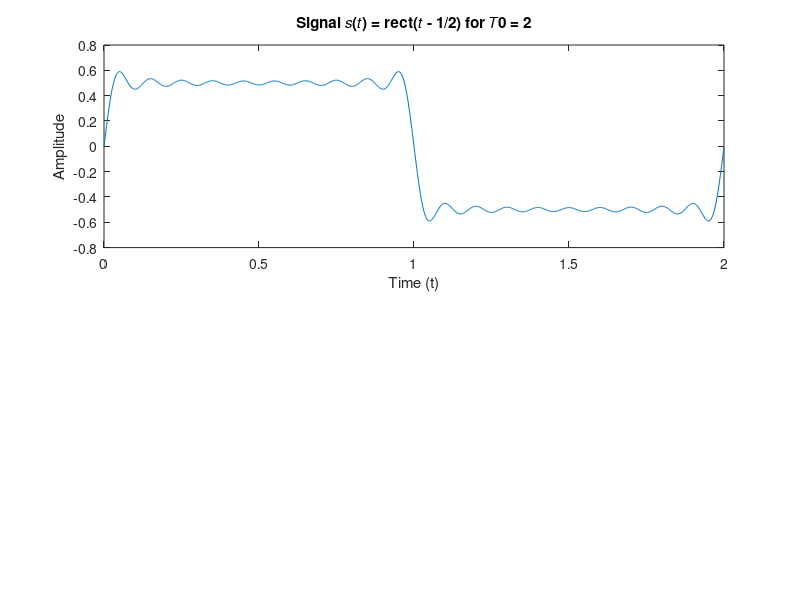
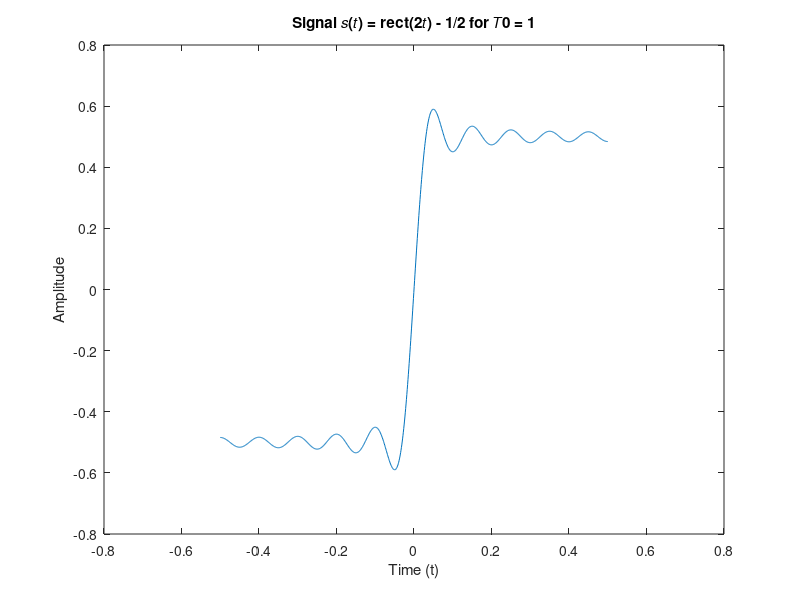

MATLAB code to generate these figures, in order: (Note: this script raises an error after producing the figures.)
%% 
% t1=0:0.001:2;
% 
% t2=0:0.001:1;
% 
% s1=(t1<1)&(t1~=0);
% 
% s2=(t2<=1/4)+(t2>=3/4)-1/2;
% 
% %Sketch the signal on the interval [0, 𝑇0].
% 
% figure;
% 
% plot(t1,s1);xlabel('t'),ylabel('s(t)');xlim([-0.2 2.2]);ylim([-0.2 1.2]);
% 
% 
% 
% plot(t2,s2);xlabel('t'),ylabel('s(t)');xlim([-0.05 1.05]);ylim([-0.55 0.55]);
% 
% *3.2.1 Synthesis of Periodic Signals* 
% 
% 
% 
% 
% 
% 
% 
% Signal 1: 𝑇0 = 2, 𝑠(𝑡) = rect(𝑡 − 1/2)

clear;
% Define signal parameters
T0_1 = 2; % Period
f0_1 = 1 / T0_1; % Fundamental frequency
t = linspace(0, T0_1, 1000); % Time vector for plotting

% Compute Fourier series coefficients
k_max = 10; % Number of terms in the series

s_t_1 = zeros(size(t)); % Initialize the signal

for k = 1:k_max
   
    % Construct the signal using the computed coefficients

    s_t_1=s_t_1+2*sin((2*k-1)*pi/2)/((2*k-1)*pi)*sin((2*k-1)*pi.*(t-0.5)+pi/2);
end

% Plot the signal
figure;
subplot(2, 1, 1);
plot(t, s_t_1);
title('Signal 𝑠(𝑡) = rect(𝑡 - 1/2) for 𝑇0 = 2');
xlabel('Time (t)');
ylabel('Amplitude');


%% 
% Signal 2: 𝑇0 = 1, 𝑠(𝑡) = rect(2𝑡) - 1/2

% Define signal parameters
T0_2 = 1; % Period
f0_2 = 1 / T0_2; % Fundamental frequency
t = linspace(-0.5, 0.5, 1000); % Time vector for plotting

% Compute Fourier series coefficients
k_max = 10; % Number of terms in the series

s_t_2 = zeros(size(t)); % Initialize the signal

for k = 1:k_max
   
    % Construct the signal using the computed coefficients
    s_t_2 = s_t_2 + 2*sin((2*k-1)*pi/2)/((2*k-1)*pi)*sin((2*k-1)*pi.*(t-0.5)+pi/2);
end

% Plot the signal
figure;

plot(t, s_t_2);
title('Signal 𝑠(𝑡) = rect(2𝑡) - 1/2 for 𝑇0 = 1');
xlabel('Time (t)');
ylabel('Amplitude');

% Plot the Fourier series coefficients A



%% 
% 
% 
% *3.5.1 Discrete-Time Fourier Transform*
% 
% 
% 
% Since X(𝑒^ 𝑗𝜔)is a periodic function of ω with a period of 2𝜋, we need 
% only to compute X(𝑒^ 𝑗𝜔)for −𝜋 < ω < π.
% 
% Here *n0* is the time index corresponding to the 1st element of the *x* vector, 
% and *dw* is the  
% 
% spacing between the samples of the Matlab vector *X*. For example, if *x* 
% is a vector of length *N*, then  
% 
% its DTFT is computed by
% 
% 

% Signal 1: x(n) = δ(n)
n = -10:10;
x1 = (n == 0); % Impulse signal
n0 = -10; % Starting index
dw = 0.01; % Frequency spacing

% Compute DTFT
X1 = DTFT(x1, n0, dw);

% Signal 2: x(n) = δ(n - 5)
n2 = -10:10;
x2 = (n2 == 5); % Impulse signal shifted to n = 5
n0 = -10; % Starting index
dw = 0.01; % Frequency spacing

% Compute DTFT
X2 = DTFT(x2, n0, dw);

% Signal 3: x(n) = (0.5)^n * u(n)
n3 = 0:20;
x3 = (0.5).^n3; % Exponential signal
n0 = 0; % Starting index
dw = 0.01; % Frequency spacing

% Compute DTFT
X3 = DTFT(x3, n0, dw);

% Create a 3x2 subplot for all six plots
figure;

% Plot Signal 1
subplot(3, 2, 1);
plot(-pi:dw:pi, abs(X1));
title('Magnitude of X(e^{j\omega}) for δ(n)');
xlabel('\omega (radians)');
ylabel('|X(e^{j\omega})|');

subplot(3, 2, 2);
plot(-pi:dw:pi, angle(X1));
title('Phase of X(e^{j\omega}) for δ(n)');
xlabel('\omega (radians)');
ylabel('Phase');

% Plot Signal 2
subplot(3, 2, 3);
plot(-pi:dw:pi, abs(X2));
title('Magnitude of X(e^{j\omega}) for δ(n - 5)');
xlabel('\omega (radians)');
ylabel('|X(e^{j\omega})|');

subplot(3, 2, 4);
plot(-pi:dw:pi, angle(X2));
title('Phase of X(e^{j\omega}) for δ(n - 5)');
xlabel('\omega (radians)');
ylabel('Phase');

% Plot Signal 3
subplot(3, 2, 5);
plot(-pi:dw:pi, abs(X3));
title('Magnitude of $X(e^{j\omega})$ for $(0.5)^n \cdot u(n)$', 'Interpreter', 'latex');
xlabel('$\omega$ (radians)', 'Interpreter', 'latex');
ylabel('$|X(e^{j\omega})|$', 'Interpreter', 'latex');

subplot(3, 2, 6);
plot(-pi:dw:pi, angle(X3));
title('Phase of $X(e^{j\omega})$ for $(0.5)^n \cdot u(n)$', 'Interpreter', 'latex');
xlabel('$\omega$ (radians)', 'Interpreter', 'latex');
ylabel('Phase', 'Interpreter', 'latex');